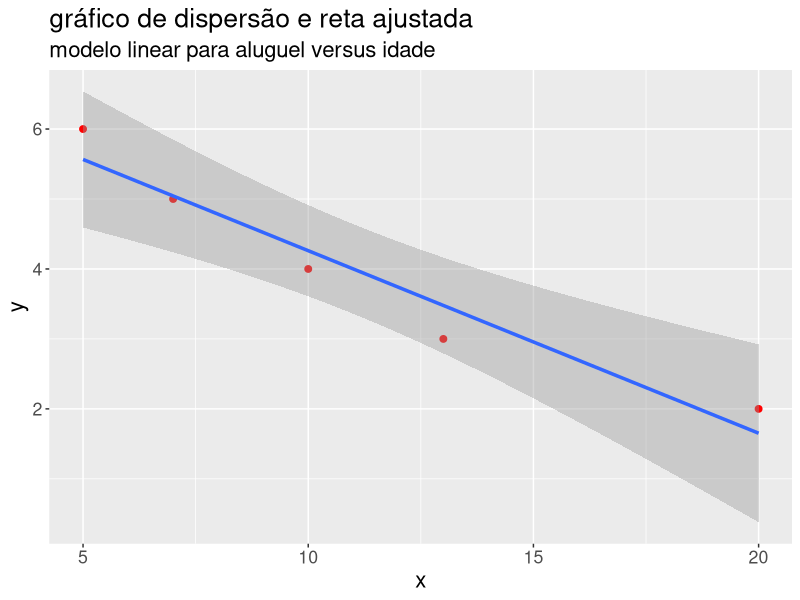
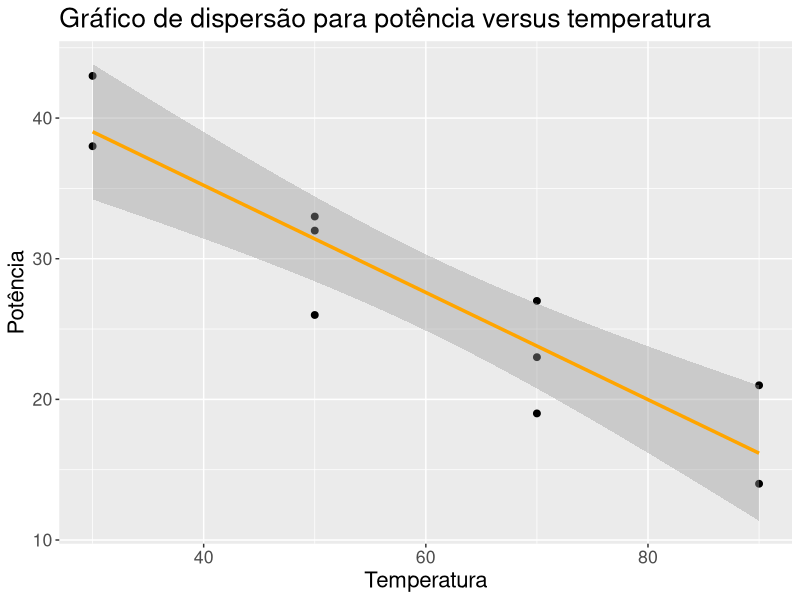
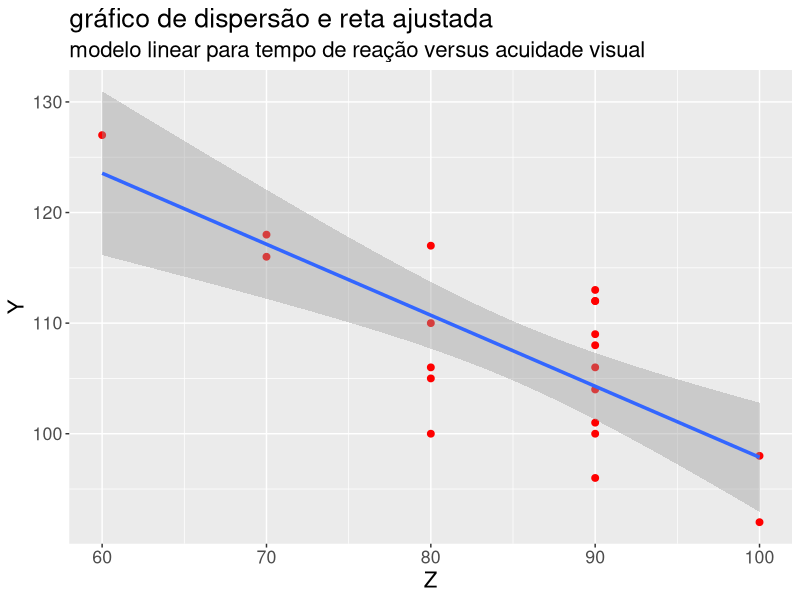
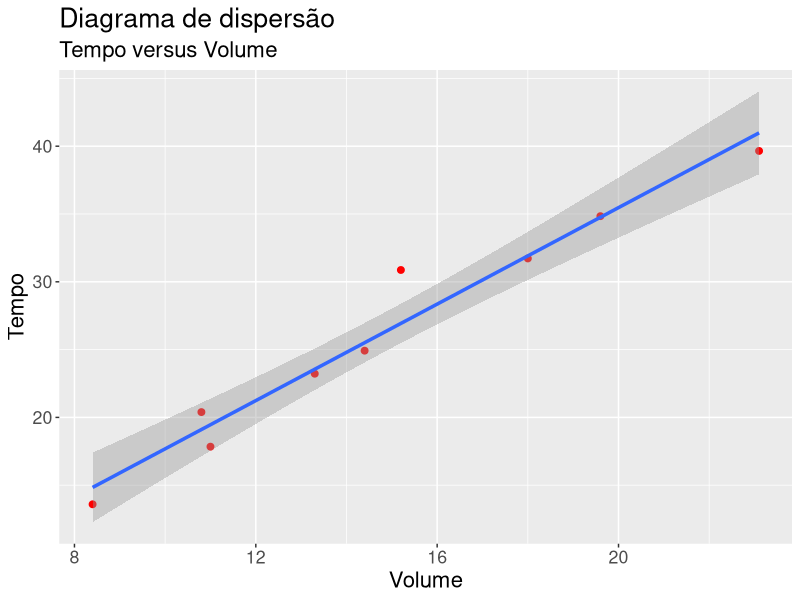
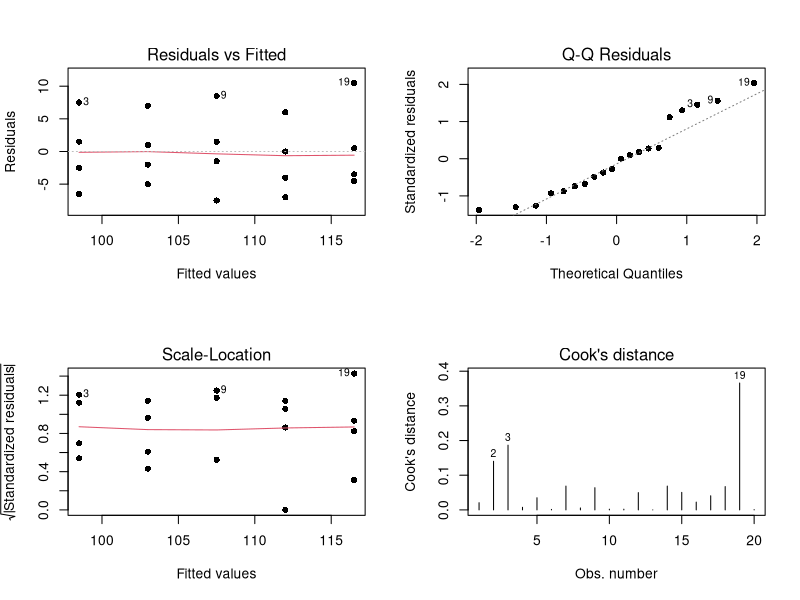

Reproduce these figures in R, in order.
## ---- chunk 1
knitr::opts_chunk$set(echo = TRUE)
## ---- chunk 2
library(dplyr)
library(ggplot2)
library(readxl)
library(combinat)
library(kableExtra)
## ---- chunk 3
dados = read_excel("exemplo-15.1.xlsx")
## ---- chunk 4
x = dados$X
y = dados$Y
n = nrow(dados)
## ---- chunk 5
beta_hat = (sum(x*y) - n*mean(x)*mean(y))/(sum(x^2) - n*mean(x)^2)
alpha_hat = mean(y) - beta_hat*mean(x)

alpha_hat
beta_hat
## ---- chunk 6
lm(formula = Y ~ X, dados) %>% 
  summary()
## ---- chunk 7
modelo = lm(formula = Z ~ X, dados)
modelo$coefficients
## ---- chunk 8
kable(data.frame(individuo = dados$indivíduo, X = dados$X, Z = dados$Z, e = modelo$residuals)) %>%
  kable_styling(
    full_width = F,
    bootstrap_options = c("striped", "hover", "condensed", "responsive")
  )
## ---- chunk 9
dados = data.frame(
  x = c(10, 13, 5, 7, 20),
  y = c(4, 3, 6, 5, 2)
)
## ---- chunk 10
modelo = lm(formula = y ~ x, dados)
modelo$coefficients
## ---- chunk 11
ggplot(aes(x, y), data = dados) +
  geom_point(size = 2, color = "red") +
  stat_smooth(formula = y ~ x, method = "lm", size = 1.2) + 
  labs(
    title = "gráfico de dispersão e reta ajustada",
    subtitle = "modelo linear para aluguel versus idade"
  ) + 
  theme(text = element_text(size = 16))
## ---- chunk 12
dados = data.frame(
  Pot = c(38, 43, 32, 26, 33, 19, 27, 23, 14, 21),
  Temp = c(30, 30, 50, 50, 50, 70, 70, 70, 90, 90)
)
## ---- chunk 13
ggplot(aes(x = Temp, y = Pot), data = dados) + 
  geom_point(size = 2, col = "black") + 
  geom_smooth(formula = y ~ x, size = 1.2, col = "orange", method = "lm") +
  labs(
    title = "Gráfico de dispersão para potência versus temperatura",
    x = "Temperatura",
    y = "Potência"
  ) + 
  theme(text = element_text(size = 16))
## ---- chunk 14
modelo = lm(formula = Pot ~ Temp, data = dados)

modelo$coefficients
## ---- chunk 15
dados = read_excel("exemplo-15.1.xlsx")
## ---- chunk 16
ggplot(aes(Z, Y), data = dados) +
  geom_point(size = 2, color = "red") +
  stat_smooth(formula = y ~ x, method = "lm", size = 1.2) + 
  labs(
    title = "gráfico de dispersão e reta ajustada",
    subtitle = "modelo linear para tempo de reação versus acuidade visual"
  ) + 
  theme(text = element_text(size = 16))
## ---- chunk 17
modelo = lm(formula = Y ~ Z, data = dados)

modelo$coefficients
## ---- chunk 18
dados = read_excel("exemplo-15.1.xlsx")
## ---- chunk 19
tabela = anova(lm(formula = Z ~ X, dados))
tabela
## ---- chunk 20
n = nrow(dados)
S2 = sum(tabela$`Sum Sq`)/(n-1)
S2
Se2 = tabela$`Sum Sq`[2]/(n-2)
Se2
## ---- chunk 21
rsq = tabela$`Sum Sq`[1]/sum(tabela$`Sum Sq`)
rsq
## ---- chunk 22
dados = data.frame(
  tempo = c(10.8, 14.4, 19.6, 18, 8.4, 15.2, 11, 13.3, 23.1),
  volume = c(20.39, 24.92, 34.84, 31.72, 13.59, 30.87, 17.84, 23.22, 39.65)
)
## ---- chunk 23
ggplot(aes(x = tempo, y = volume), data = dados) + 
  geom_point(size = 2, color = "red") + 
  stat_smooth(formula = y ~ x, method = "lm", size = 1.2) +
  labs(
    x = "Volume",
    y = "Tempo",
    title = "Diagrama de dispersão",
    subtitle = "Tempo versus Volume"
  ) + 
  theme(text = element_text(size = 16))
## ---- chunk 24
lm(formula = tempo ~ volume, data = dados)
## ---- chunk 25
tabela = anova(lm(formula = tempo ~ volume, data = dados))
tabela
## ---- chunk 26
n = nrow(dados)
S2 = sum(tabela$`Sum Sq`)/(n-1)
S2
Se2 = tabela$`Sum Sq`[2]/(n-2)
Se2
## ---- chunk 27
rsq = tabela$`Sum Sq`[1]/sum(tabela$`Sum Sq`)
rsq
## ---- chunk 28
dados = data.frame(
  x = c(10, 13, 5, 7, 20),
  y = c(4, 3, 6, 5, 2)
)
## ---- chunk 29
tabela = anova(lm(formula = y ~ x, dados))
tabela
## ---- chunk 30
rsq = tabela$`Sum Sq`[1]/sum(tabela$`Sum Sq`)
rsq
## ---- chunk 31
dados = data.frame(
  Pot = c(38, 43, 32, 26, 33, 19, 27, 23, 14, 21),
  Temp = c(30, 30, 50, 50, 50, 70, 70, 70, 90, 90)
)
## ---- chunk 32
tabela = anova(lm(formula = Pot ~ Temp, dados))
tabela
## ---- chunk 33
rsq = tabela$`Sum Sq`[1]/sum(tabela$`Sum Sq`)
rsq
## ---- chunk 34
lm(formula = Pot ~ Temp, dados)
## ---- chunk 35
dados = read_excel("exemplo-15.1.xlsx")
## ---- chunk 36
tabela = anova(lm(formula = Y ~ Z, data = dados))
tabela
## ---- chunk 37
rsq = tabela$`Sum Sq`[1]/sum(tabela$`Sum Sq`)
rsq
## ---- chunk 38
dados = read_excel("exemplo-15.1.xlsx")
## ---- chunk 39
lm(formula = Z ~ X, dados) %>%
  confint(parm = 2)
## ---- chunk 40
lm(formula = Z ~ X, dados) %>%
  confint(parm = 1, level = 0.90)
## ---- chunk 41
lm(formula = Z ~ X, dados) %>%
  anova()
## ---- chunk 42
lm(formula = Z ~ X, dados) %>%
  predict(newdata = data.frame(X = 28), interval = "confidence", level = 0.95)
## ---- chunk 43
lm(formula = Y ~ X, dados) %>%
  predict(newdata = data.frame(X = 28), interval = "predict", level = 0.95)
## ---- chunk 44
tabela = anova(lm(formula = Y ~ Z, data = dados))
tabela
## ---- chunk 45
tabela$`Sum Sq`[1]/sum(tabela$`Sum Sq`)
## ---- chunk 46
cat(
  "Região de aceitação:",
  qt(p = c(0.025, 0.975), df = 20-2)
)
## ---- chunk 47
pt(1.65, df = 20-2)
## ---- chunk 48
dados = read_excel("exemplo-15.1.xlsx")
modelo = lm(formula = Y ~ X, dados)
par(mfrow = c(2,2))
plot(modelo, which = c(1:4), pch = 16)
